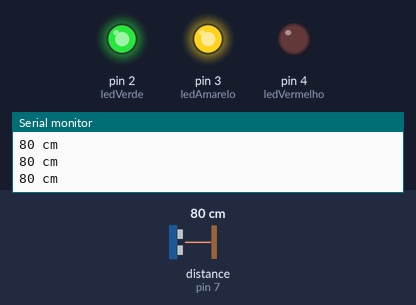
A sketch run on a simulated Arduino Uno, built with avr-gcc and run on an emulated ATmega328P. Shown: output pins drawn as LEDs (lit = HIGH), the last lines printed to the serial monitor. The test bench sets the inputs (shaded band); at power-on: distance to the obstacle (sensor on pin 7) 80 cm.

Above: at 1.2 s.
1.3 s: distance to the obstacle (sensor on pin 7) set to 54 cm
2.8 s: distance to the obstacle (sensor on pin 7) set to 46 cm
At 3.5 s:
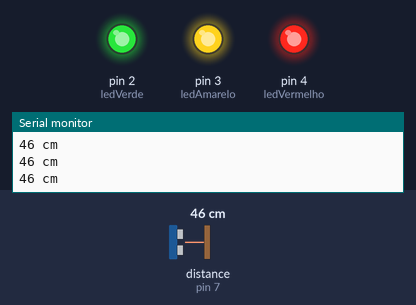
4.4 s: distance to the obstacle (sensor on pin 7) set to 120 cm
At 5.7 s:
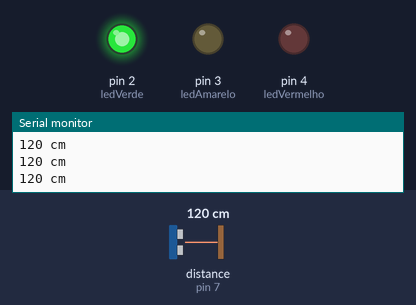
6.0 s: distance to the obstacle (sensor on pin 7) set to 85 cm
7.5 s: distance to the obstacle (sensor on pin 7) set to 78 cm
At 8.8 s:
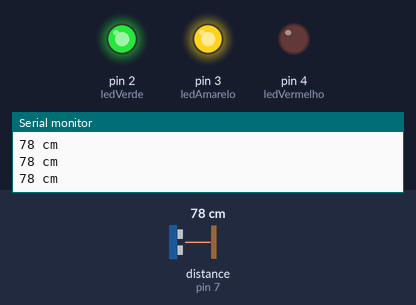
9.1 s: distance to the obstacle (sensor on pin 7) set to 2 cm
At 10.6 s:
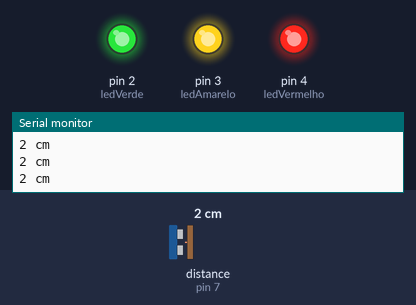
Timing chart, 0 to 11.7 s (numbered marks = the images above; inputs shaded):
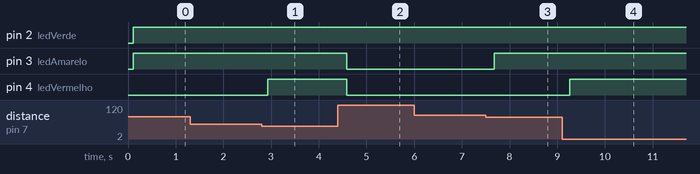

Measured:
- the behaviour switches between 50 and 49 cm on distance to the obstacle (sensor on pin 7) (found by bisection; images 0 and 1)
- the behaviour switches between 81 and 80 cm on distance to the obstacle (sensor on pin 7) (found by bisection; images 2 and 3)
- after the input at 2.8 s, pin 4 (ledVermelho): LOW → HIGH after 0.13 s
- after the input at 4.4 s, pin 3 (ledAmarelo), pin 4 (ledVermelho): HIGH → LOW after 0.19 s
- after the input at 7.5 s, pin 3 (ledAmarelo): LOW → HIGH after 0.18 s
- after the input at 9.1 s, pin 4 (ledVermelho): LOW → HIGH after 0.16 s

The sketch:

sketch_aug26a.ino
```cpp
#include <Ultrasonic.h>

Ultrasonic ultrasom(8, 7);
long cm;
int ledVermelho=4;
int ledAmarelo=3;
int ledVerde=2;
void setup(){
  Serial.begin(9600);
   pinMode(ledVerde, OUTPUT);
  pinMode(ledAmarelo, OUTPUT);
  pinMode(ledVermelho, OUTPUT);
}
void loop(){
  cm = ultrasom.Ranging(CM);
  Serial.print(cm);
  Serial.println(" cm");
  delay(100);
  if(cm>80){
    digitalWrite(ledVerde, HIGH);
    digitalWrite(ledAmarelo, LOW);
    digitalWrite(ledVermelho, LOW);
  }
  else if(cm<=80 && cm>=50){
    digitalWrite(ledVerde, HIGH);
    digitalWrite(ledAmarelo, HIGH);
    digitalWrite(ledVermelho, LOW);
  }
 else  if(cm>=10 || cm<=49){
    digitalWrite(ledVerde, HIGH);
    digitalWrite(ledAmarelo, HIGH);
    digitalWrite(ledVermelho, HIGH);
  }
}
```
